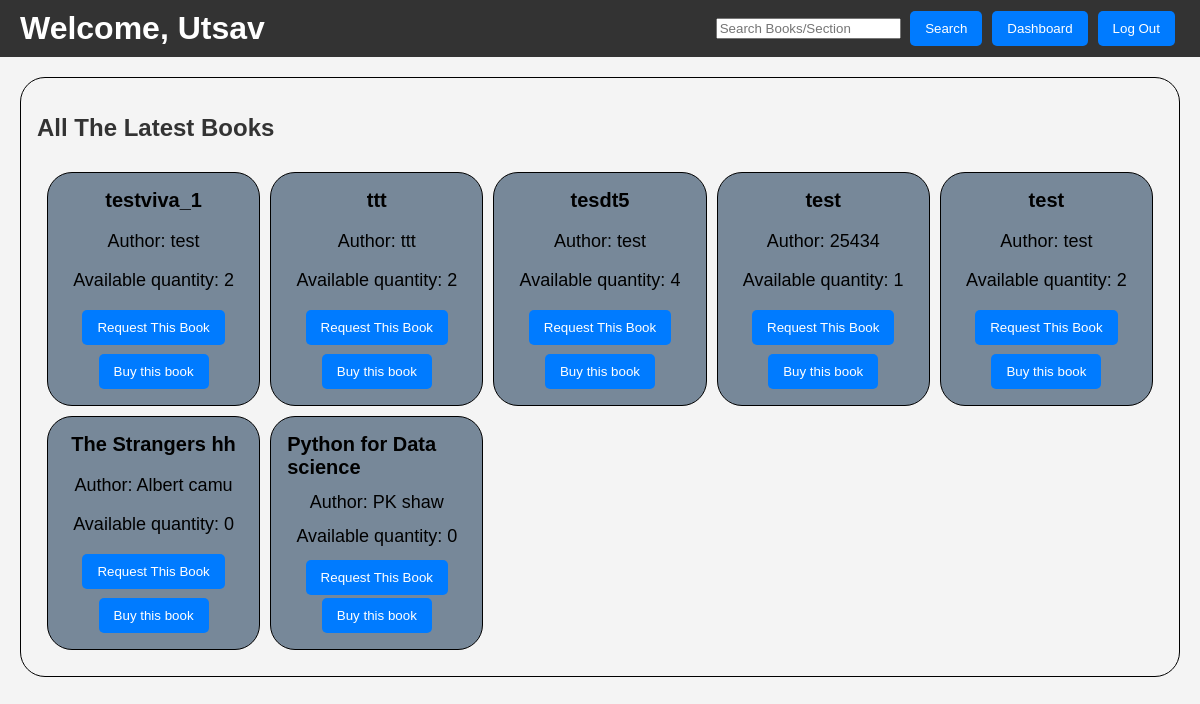
The page /user_all_book (signed in) on the database its author committed.
### applications/models.py (models this page shows, shortened)
class User(db.Model):
    id = db.Column(db.Integer, primary_key=True)
    username = db.Column(db.String(20), unique=True, nullable=False)
    name = db.Column(db.String(100))
    email = db.Column(db.String(100), unique=True, nullable=False)
    password = db.Column(db.String(60), nullable=False)
    book_requests = db.relationship('BookRequest', backref='user', lazy='dynamic')
    owned_books = db.relationship('Book', secondary=user_books, lazy='dynamic', backref=db.backref('owners', lazy='dynamic'))

class Book(db.Model):
    id = db.Column(db.Integer, primary_key=True)
    title = db.Column(db.String(200), nullable=False)
    author = db.Column(db.String(100), nullable=False)
    isbn = db.Column(db.String(13), nullable=False, unique=True)
    quantity = db.Column(db.Integer, nullable=False, default=0)
    section_id = db.Column(db.Integer, db.ForeignKey('book_section.id'), nullable=True)
    content = db.Column(db.Text, nullable=True)

### applications/routes.py (the view)
@app.route('/user_all_book')
def user_all_book():
    all_book = Book.query.order_by(desc(Book.id)).all()
    username = session.get('username')
    user = User.query.filter_by(username=username).first()
    return render_template('user_all_book.html' , latest_book = all_book , name = user.name)

### templates/user_all_book.html (shortened to what this page needs)
<!DOCTYPE html>
 <html lang="en">
 <head>
 </head>
 <body>
   <header>
     <h1>Welcome, {{ name }}</h1>
     <div class="user-actions">
        <div class="search-bar">
            <form action="/search" method="GET">
                <input type="text" name="query" placeholder="Search Books/Section" required>
                <button class="button" type="submit">Search</button>
            </form>
        </div>
       <a href="{{ url_for('dashboard') }}"><button class="button">Dashboard</button></a>
       <a href="{{ url_for('logout') }}"><button class="button">Log Out</button></a>
     </div>
   </header>
   <div class="content">
     <div class="first_container">
       <div style="display: flex; justify-content: space-between; align-items: center;">
         <h2 class="all_books" style="text-align: center; color:#333333">All The Latest Books</h2>
       </div>
       <div class="reccomended_section">
         {% for book in latest_book %}
         <div>
            <div class="book-details book-title">{{ book.title }}</div>
            <div class="book-details book-author">Author: {{ book.author }}</div>
            <div class="book-details book-quantity">Available quantity: {{ book.quantity }}</div>
            <form action="{{ url_for('request_book', book_id=book.id) }}" method="post">
                <button class="button1" type="submit">Request This Book</button>
            </form>
            <a href="{{ url_for('purchase_page',  book_id=book.id ) }}"><button class="button">Buy this book</button></a>
        </div>
         {% endfor %}
       </div>
     </div>
   </div>
 </body>
 </html>

### templates/user_all_book.html (style rules this page uses)
body { font-family: Arial, sans-serif; margin: 0; padding: 0; color: #F3F3F3; background-color: #F4F4F4; }
header { background-color: #333333; color: white; padding: 10px 20px; display: flex; justify-content: space-between; align-items: center; }
header h1 { margin: 0; }
.user-actions { display: flex; }
.button { background-color: #007BFF; margin: 0 5px; color: #fff; border: none; padding: 10px 15px; cursor: pointer; text-decoration: none; display: inline-block; border-radius: 5px; }
.first_container { border: 1px solid black; margin: 5px; border-radius: 25px; padding: 1em; }
.content { display: grid; padding: 15px; color: black; }
.content h2 { font-size: 24px; }
.reccomended_section { display: grid; grid-template-columns: repeat(auto-fill, minmax(200px, 1fr)); gap: 10px; padding: 10px; }
.reccomended_section > div { border: 1px solid black; border-radius: 25px; background-color: lightslategray; padding: 1em; display: flex; flex-direction: column; justify-content: space-between; align-items: center; height: 200px; }
.button1 { align-self: center; margin-top: auto; background-color: #007BFF; margin: 0 5px; color: #fff; border: none; padding: 10px 15px; cursor: pointer; text-decoration: none; display: inline-block; border-radius: 5px; }
.book-details { color: black; margin-bottom: 10px; }
.book-title { font-size: 20px; font-weight: bold; }
.book-author, .book-quantity { font-size: 18px; }

### rows shown on the page
User: name "Utsav"
Book: title "testviva_1", author "test", quantity "2"
Book: title "ttt", author "ttt", quantity "2"
Book: title "tesdt5", author "test", quantity "4"
Book: title "test", author "25434", quantity "1"
Book: title "test", author "test", quantity "2"
Book: title "The Strangers hh", author "Albert camu", quantity "0"
Book: title "Python for Data science", author "PK shaw", quantity "0"
